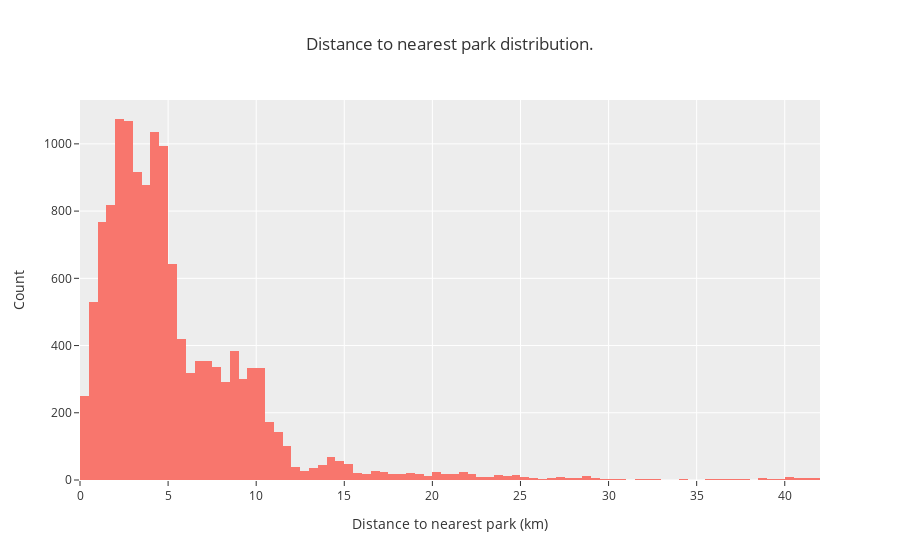

Here is the notebook cell this chart was saved with:
### Code cell
df.distance_to_nearest_park.describe()
fig = px.histogram(
    df,
    x='distance_to_nearest_park',
    labels={'distance_to_nearest_park': 'Distance to nearest park (km)'},
    title='Distance to nearest park distribution.',
    template='ggplot2'
)
fig.update_layout(yaxis_title='Count')
fig.show()

### Figure 1 — Plotly figure (JSON) as saved in the notebook; plotly's stock layout.template omitted (floating-point values rounded to 4 significant figures; data arrays with more than 128 entries replaced by an {"elided": "..."} marker saying what was removed)
{"data": [{"alignmentgroup": "True", "bingroup": "x", "hovertemplate": "Distance to nearest park (km)=%{x}<br>count=%{y}<extra></extra>", "legendgroup": "", "marker": {"color": "#F8766D", "pattern": {"shape": ""}}, "name": "", "offsetgroup": "", "orientation": "v", "showlegend": false, "type": "histogram", "x": {"elided": "13605 float values"}, "xaxis": "x", "yaxis": "y"}], "layout": {"barmode": "relative", "legend": {"tracegroupgap": 0}, "title": {"text": "Distance to nearest park distribution."}, "xaxis": {"anchor": "y", "domain": [0, 1], "title": {"text": "Distance to nearest park (km)"}}, "yaxis": {"anchor": "x", "domain": [0, 1], "title": {"text": "Count"}}}}
